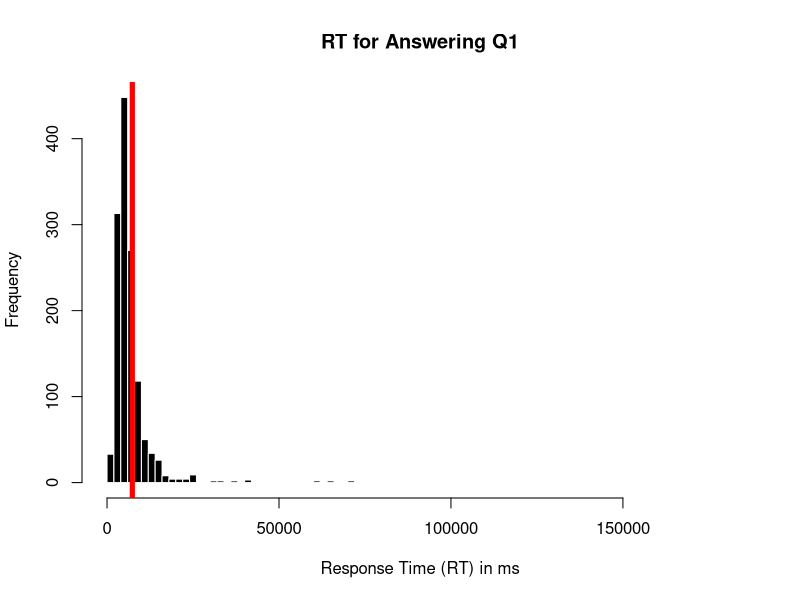
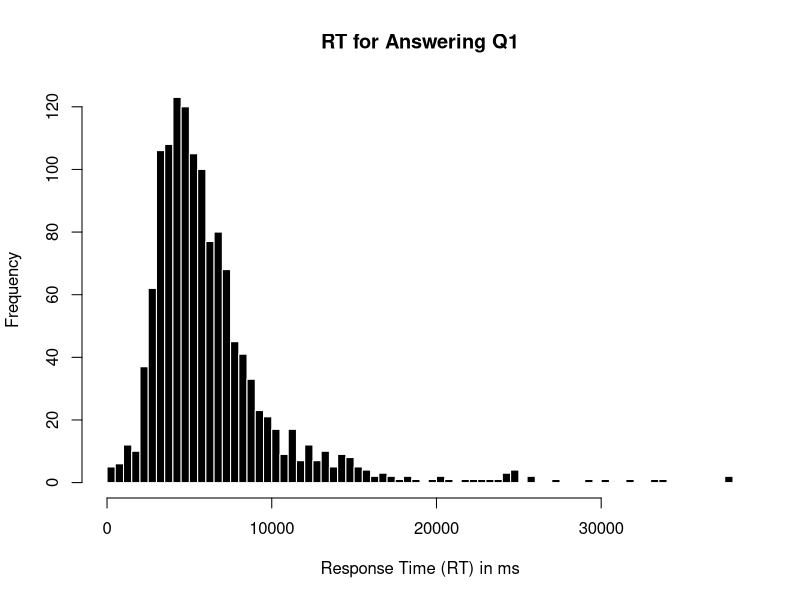
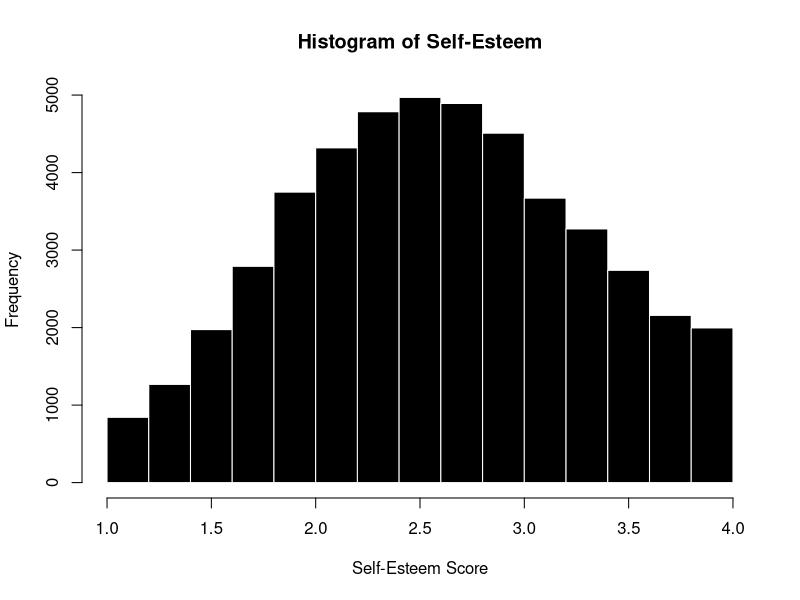
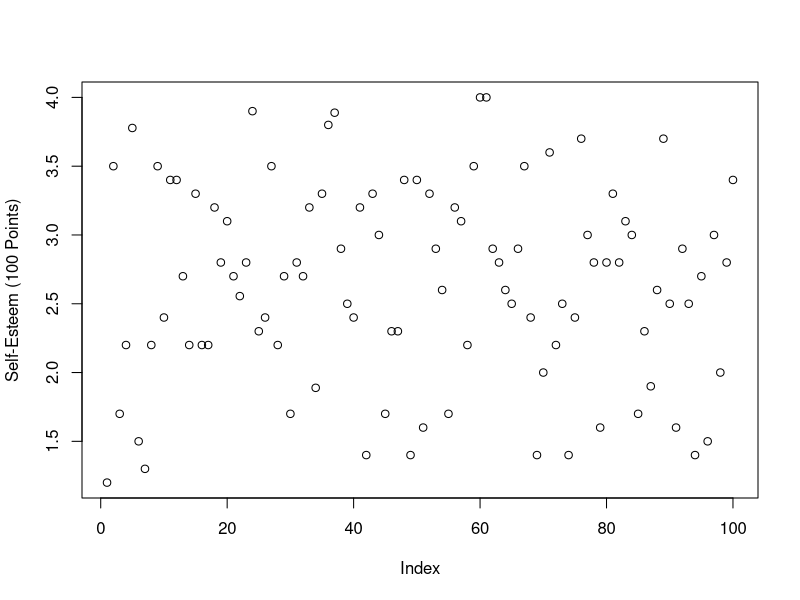
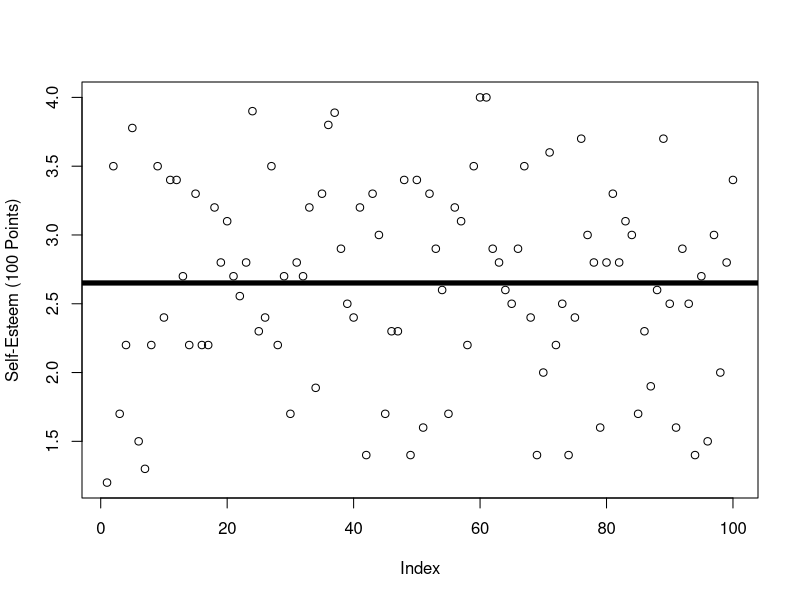
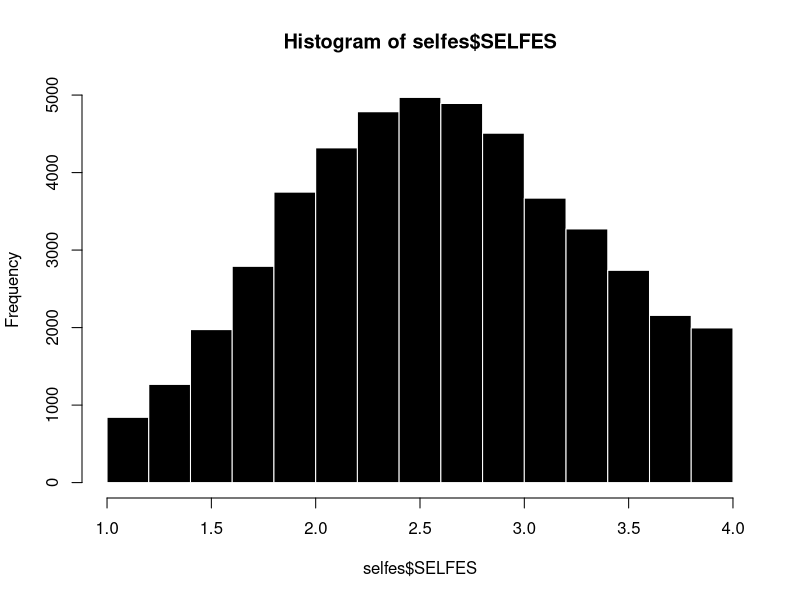
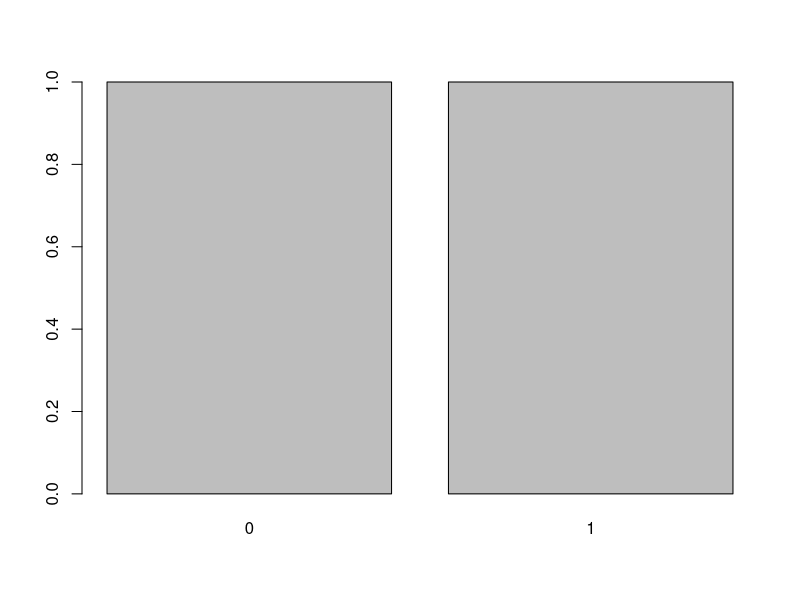
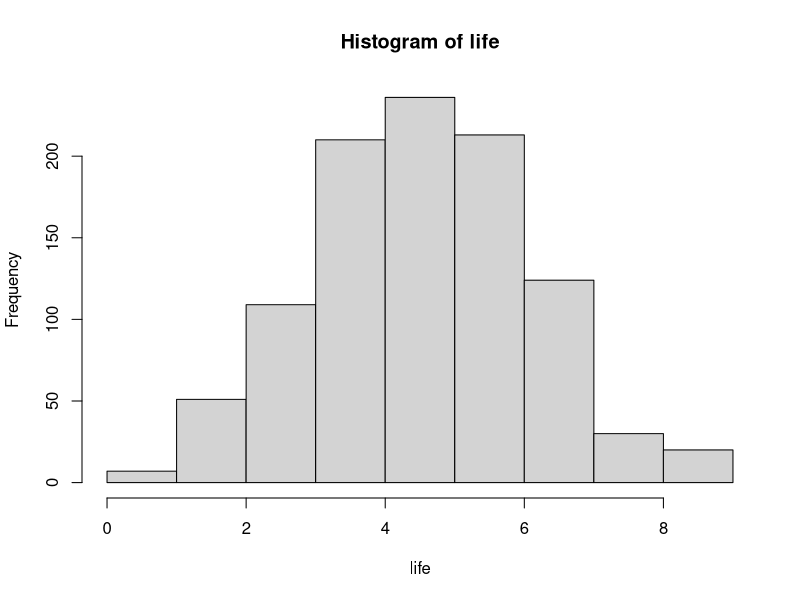

The R source for these figures, in order:
## ---- chunk 1
#| echo: true
d <- read.csv("../datasets/Protestant Work Ethic/data.csv", sep = "\t")

hist(d$Q1E, breaks = 100, 
     main = "RT for Answering Q1",
     xlab = "Response Time (RT) in ms",
     col = 'black', bor = 'white')
abline(v = mean(d$Q1E, na.rm = T), col = 'red', lwd = 5)
## ---- chunk 2
d$Q1E[d$Q1E > 40000] # finding the outliers
(d$Q1E[d$Q1E > 40000] - mean(d$Q1E, na.rm = T)) # residual
sd(d$Q1E, na.rm = T) # on average, people were 10,135 ms different from the mean in their RT

(d$Q1E[d$Q1E > 40000] - mean(d$Q1E, na.rm = T)) / sd(d$Q1E, na.rm = T) # z-score!
## how far an individual is from the mean in units of standard deviation.

d$Q1E[d$Q1E > 40000] <- NA # removes outliers JUST for the variable
# d[d$Q1E > 40000, ] <- NA # removes outliers for the entire dataset (based on the rule at that variable)

hist(d$Q1E, breaks = 100, 
     main = "RT for Answering Q1",
     xlab = "Response Time (RT) in ms",
     col = 'black', bor = 'white')

## ---- chunk 3
## Loading Dataset
selfes <- read.csv("../datasets/Self-Esteem Dataset/data.csv",
                   stringsAsFactors = T,
                   na.strings = "0", sep = "\t")

## Creating the Scale
poskey.df <- selfes[,c(1:2,4,6,7)] # pos-keyed items (from the codebook)
negkey.df <- selfes[,c(3,5,8:10)] # neg-keyed items (from the codebook)
negkeyR.df <- 5-negkey.df # reverse scoring the neg-keyed items
SELFES.DF <- data.frame(poskey.df, negkeyR.df) # bringing it all 2gether.

library(psych) # loading the library
alpha(SELFES.DF) # alpha reliability.
## ---- chunk 4
selfes$SELFES <- rowMeans(SELFES.DF, na.rm = T) # creating the scale
hist(selfes$SELFES, col = 'black', bor = 'white', # the graph
     main = "Histogram of Self-Esteem", 
     xlab = "Self-Esteem Score", breaks = 15)
## ---- chunk 5
lils <- selfes[sample(1:nrow(selfes), 100),]# 100 random data points
plot(lils$SELFES, 
     ylab = "Self-Esteem (100 Points)",
     xlab = "Index") 
## ---- chunk 6
plot(lils$SELFES,
     ylab = "Self-Esteem (100 Points)",
     xlab = "Index") 
abline(h = mean(lils$SELFES, na.rm = T), lwd = 5)
## ---- chunk 7
## quantifying errors (residuals)
residuals <- selfes$SELFES - mean(selfes$SELFES, na.rm = T)
SST <- sum(residuals^2, na.rm = T)
SST

SST/length(residuals) # average of squared residuals (variance)
sqrt(SST/length(residuals)) # average of residuals, unsquared (standard deviation)

sd(selfes$SELFES, na.rm = T) # 
## ---- chunk 8
hist(selfes$SELFES, col = 'black', bor = 'white')
## ---- chunk 9
coinflip <- c(0,1) # defining a coin-flip.
plot(as.factor(coinflip))
?sample
sample(coinflip, 1)
replicate(10, sample(coinflip, 1))
sum(replicate(10, sample(coinflip, 1)))

life <- array()
for(i in c(1:1000)){
  life[i] <- sum(replicate(10, sample(coinflip, 1)))
}
life

hist(life)

## ---- chunk 10

coinflip <- c(0,1) # defining a coin-flip.
plot(as.factor(coinflip))
?sample
sample(coinflip, 1, prob = c(.3, .7))

unfairlife <- array()
for(i in c(1:1000)){
  unfairlife[i] <- sum(replicate(10, sample(coinflip, 1,  prob = c(.3, .7))))
}
unfairlife

hist(unfairlife, xlim = c(0,10))
## ---- chunk 11
# rnorm(10000000, mean = 100, sd = 20)
fakey <- rnorm(10000000, mean = 100, sd = 10)
length(fakey)
head(fakey)
## ---- chunk 12
mean(fakey, na.rm = T)
hist(fakey)
abline(v = mean(fakey), lwd = 5)
## ---- chunk 13
?sample # our friend, the sample function
sample(1:10, 1) # are you vibing with R?
sample(1:length(fakey), 1) # are you REALLY vibing?
sample(1:length(fakey), 10) # a small sample
fakey[sample(1:length(fakey), 10)] # ten random individuals from fakey.
fakey[10000001]
lilfakey <- fakey[sample(1:length(fakey), 10)] # ten random individuals from fakey.
lilfakey
## ---- chunk 14
mean(lilfakey)
hist(lilfakey)
abline(v = mean(lilfakey), lwd = 5)
## ---- chunk 15
lilfakey <- fakey[sample(1:length(fakey), 10)] # ten random individuals from fakey.
hist(lilfakey, xlim = c(0,200), ylim = c(0,10),
     breaks = 5,
     main = paste(c("mean=", round(mean(lilfakey), 4)), sep = ""))
abline(v = mean(lilfakey), lwd = 5)
## ---- chunk 16
    truthbucket <- array()
    for(i in c(1:1000)){
      lilfakey <- fakey[sample(1:length(fakey), 10)] # ten random individuals from fakey.
      truthbucket[i] <- mean(lilfakey)
    }
    length(truthbucket)
    hist(truthbucket)
    mean(truthbucket)
## ---- chunk 17
d <- read.csv("../datasets/Grad Onboard 2025/grad_onboard_SP25.csv", stringsAsFactors = T, na.strings = "")
par(mfrow = c(1,2))

hist(d$self.skills, breaks = c(0:5), 
     col = 'black', bor = 'white', main = "Computer Skills\n(Self-Perceptions)")

hist(d$class.skills, breaks = c(0:5),
     col = 'black', bor = 'white', main = "Computer Skills\n(Perceptions of Classmates)")
## ---- chunk 18

mean(d$self.skills)

sample(1:10, 10, replace = T)
d[,] # two dimensional dataset 
nd <- d[sample(1:nrow(d), nrow(d), replace = T),] # sampling w/ replacement (rows)
mean(d$self.skills)
mean(nd$self.skills)

newmean <- array()
for(i in c(1:10000)){
  nd <- d[sample(1:nrow(d), nrow(d), replace = T),] # sampling w/ replacement (rows)
  newmean[i] <- mean(nd$self.skills)
}

hist(d$self.skills)
hist(newmean)

mean(d$self.skills)
mean(newmean)
sd(newmean)
